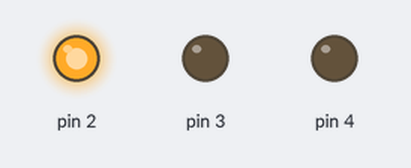
Bench run of a sketch on a simulated Arduino Uno, built with avr-gcc and run on an emulated ATmega328P. Shown: output pins drawn as LEDs (lit = HIGH).

Above: at 0.3 s.
At 1.2 s:
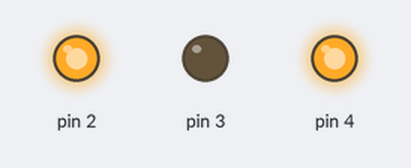
At 2.8 s:
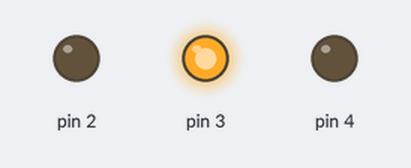
At 3.8 s:
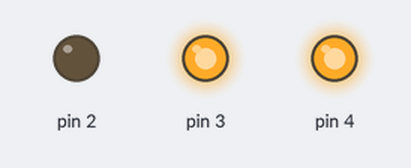
Timing chart, 0 to 6.6 s (numbered marks = the images above):
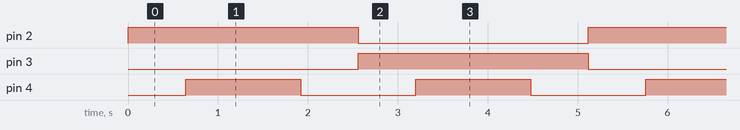

Measured:
- by itself, pin 2, pin 3: alternates HIGH for 2.6 s and LOW for 2.6 s
- by itself, pin 4: alternates HIGH for 1.3 s and LOW for 1.3 s
- by itself, everything shown: repeats every 5.1 s, in 6 steps

The sketch:

MotorDriverTest.ino
```cpp
void setup() {

  pinMode(2, OUTPUT);
  pinMode(3, OUTPUT);
  pinMode(4, OUTPUT);

}

void loop() {

  digitalWrite(2, HIGH);
  digitalWrite(3, LOW);
  for (int i = 0; i < 255; i++) {
    analogWrite(4, i);
    delay(5);
  }
  for (int i = 255; i > 0; i--) {
    analogWrite(4, i);
    delay(5);
  }

  digitalWrite(2, LOW);
  digitalWrite(3, HIGH);
  for (int i = 0; i < 255; i++) {
    analogWrite(4, i);
    delay(5);
  }
  for (int i = 255; i > 0; i--) {
    analogWrite(4, i);
    delay(5);
  }

}
```
